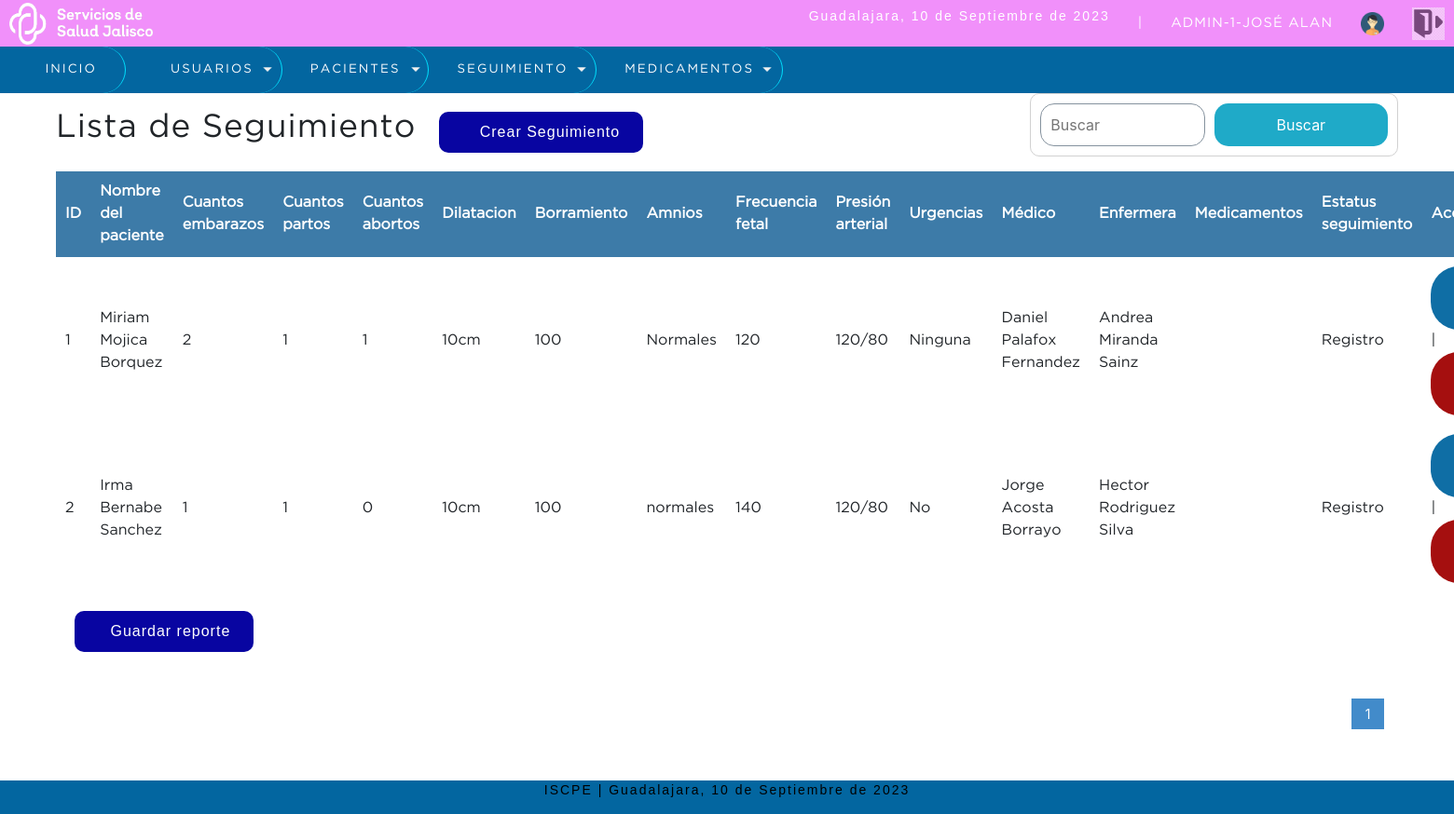
Before: /sistema/lista_seguimiento.php (signed in) with the older database file.
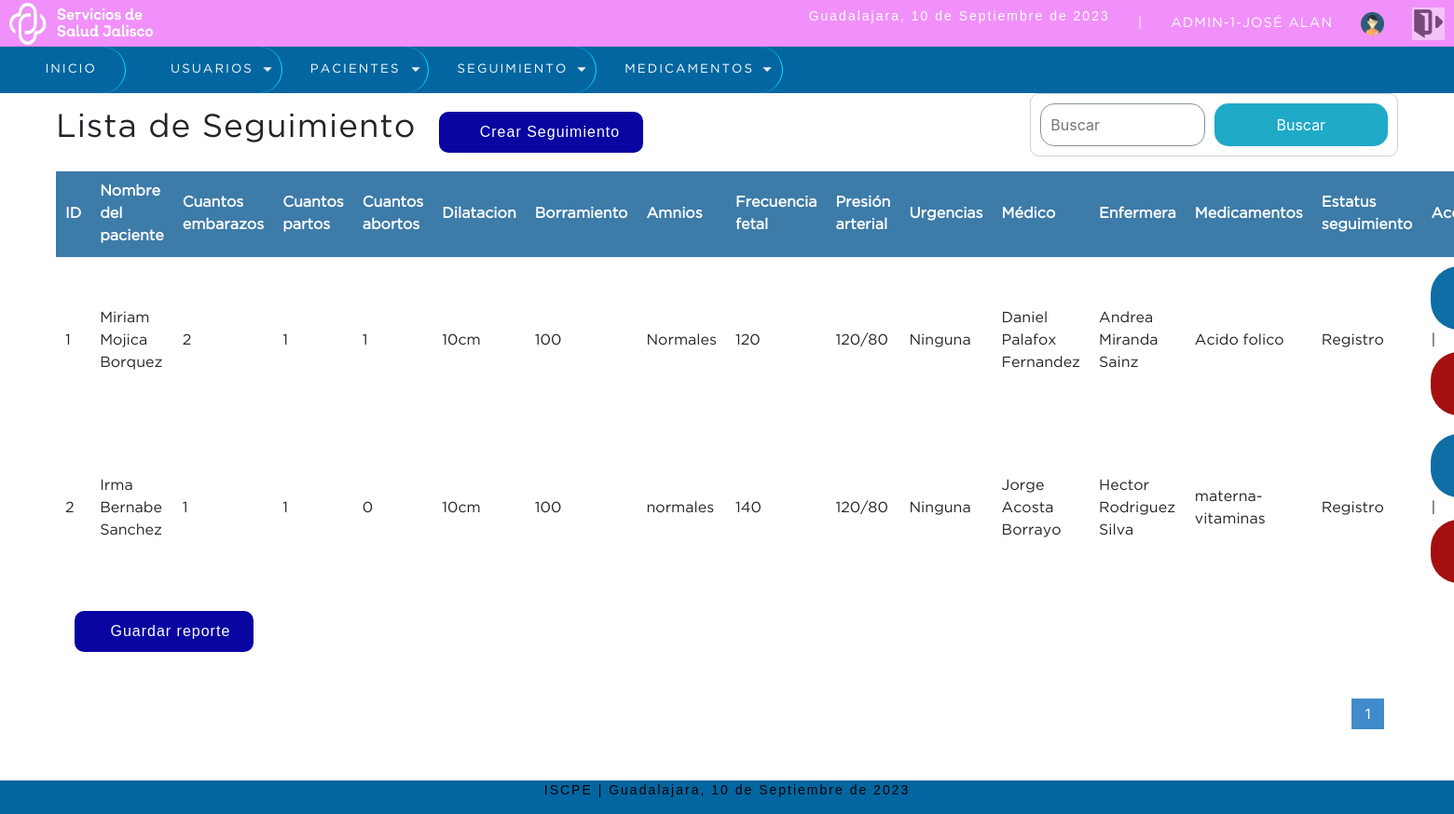
After: the same page with the newer database file.
### tables this page shows
CREATE TABLE `seguimiento` (
  `idseguimiento` int(11) NOT NULL,
  `idpaciente` int(11) NOT NULL,
  `cuantos_embarazos` tinyint(4) NOT NULL,
  `cuantos_partos` tinyint(4) NOT NULL,
  `cuantas_cesareas` tinyint(4) NOT NULL,
  `cuantos_abortos` tinyint(4) NOT NULL,
  `dilatacion` text NOT NULL,
  `borramiento` varchar(20) NOT NULL,
  `amnios` varchar(12) NOT NULL,
  `frecuencia_fetal` text DEFAULT NULL,
  `presion_arterial` text NOT NULL,
  `urgencias` text DEFAULT NULL,
  `idenfermera` int(11) NOT NULL,
  `idmedico` int(11) NOT NULL,
  `usuario_id` int(11) NOT NULL,
  `estatus_seguimiento` varchar(20) NOT NULL,
  `estatus` tinyint(1) NOT NULL DEFAULT 1
);

CREATE TABLE `pacientes` (
  `idpaciente` int(11) NOT NULL,
  `nombre` varchar(50) NOT NULL,
  `apellido_paterno` varchar(50) NOT NULL,
  `apellido_materno` varchar(50) NOT NULL,
  `hora` time NOT NULL,
  `curp` varchar(50) NOT NULL,
  `fecha_nacimiento` date NOT NULL,
  `domicilio` varchar(50) NOT NULL,
  `telefono` varchar(20) NOT NULL,
  `cod_postal` int(11) NOT NULL,
  `estatus_paciente` varchar(50) NOT NULL,
  `estatus` tinyint(1) NOT NULL DEFAULT 1,
  `idusuario` int(11) NOT NULL
);

CREATE TABLE `usuario` (
  `idusuario` int(11) NOT NULL,
  `correo` varchar(50) NOT NULL,
  `usuario` varchar(20) NOT NULL,
  `clave` varchar(50) NOT NULL,
  `rol` int(11) NOT NULL,
  `estatus` int(11) NOT NULL DEFAULT 1,
  `nombre` varchar(50) DEFAULT NULL,
  `apellido_paterno` varchar(50) DEFAULT NULL,
  `apellido_materno` varchar(50) DEFAULT NULL,
  `cedula` tinyint(4) DEFAULT NULL
);

CREATE TABLE `medicamentos` (
  `idmedicamento` int(11) NOT NULL,
  `folio` int(11) NOT NULL,
  `nombre_medicamento` varchar(50) NOT NULL,
  `via_administracion` varchar(50) NOT NULL,
  `observaciones` varchar(50) NOT NULL,
  `fecha_caducidad` date NOT NULL,
  `usuario_id` int(11) NOT NULL,
  `estatus` tinyint(1) NOT NULL DEFAULT 1
);

### sistema/includes/functions.php (called while the page is built, shortened)
<?php
    function fecha(){
      $mes = array("","Enero",
                    "Febrero",
                    "Marzo",
                    "Abril",
                    "Mayo",
                    "Junio",
                    "Julio",
                    "Agosto",
                    "Septiembre",
                    "Octubre",
                    "Noviembre",
                    "Diciembre");
        return date('d')." de ". $mes[date('n')]." de ". date('Y');
    }
?>

### sistema/lista_seguimiento.php (the view, shortened to what this page needs)
<?php
include "../conexion.php"
?>
<!DOCTYPE html>
<html lang="en">
<head>
	<?php include "includes/scripts.php"; ?>
</head>
<body>
	<?php include "includes/header.php"; ?>
	<section id="container">
		<h1>Lista de Seguimiento</h1>
		<a href="registro_seguimiento.php" class="btn_new"><i class="fa-solid fa-file-circle-plus"></i> Crear Seguimiento</a>
		<form action="buscar_seguimiento.php" method="get" class="form_search">
			<input type="text" name="busqueda" id="busqueda" placeholder="Buscar">
			<input type="submit" value="Buscar" class="btn_search">
		</form>
		<table>
			<tr>
				<th>ID</th>
				<th>Nombre del paciente</th>
				<th>Cuantos embarazos</th>
				<th>Cuantos partos</th>
				<th>Cuantos abortos</th>
				<th>Dilatacion</th>
				<th>Borramiento</th>
				<th>Amnios</th>
				<th>Frecuencia fetal</th>
				<th>Presi&oacute;n arterial</th>
				<th>Urgencias</th>
				<th>M&eacute;dico</th>
				<th>Enfermera</th>
				<th>Medicamentos</th>
				<th>Estatus seguimiento</th>
				<th>Acciones</th>
			</tr>
		<?php
			$sql_registe = mysqli_query($conection,"SELECT COUNT(*) as total_registro FROM seguimiento WHERE estatus=1");
			$result_register = mysqli_fetch_array($sql_registe);
			$total_registro = $result_register['total_registro'];
			$por_pagina = 10;
			if(empty($_GET['pagina']))
			{
				$pagina = 1;
			}else{
				$pagina = $_GET['pagina'];
			}
			$desde = ($pagina-1) * $por_pagina;
			$total_paginas = ceil($total_registro / $por_pagina);
			$query = mysqli_query($conection,"SELECT * FROM seguimiento  WHERE estatus=1 ORDER BY idseguimiento ASC LIMIT $desde, $por_pagina");
			$query_paciente = mysqli_query($conection,"SELECT p.nombre, p.apellido_paterno, p.apellido_materno FROM pacientes p  INNER JOIN seguimiento s ON p.idpaciente=s.idpaciente");
			$query_medico = mysqli_query($conection,"SELECT s.idmedico,u.nombre, u.apellido_paterno, u.apellido_materno
			FROM seguimiento s
			INNER JOIN medico m ON s.idmedico = m.idmedico
			INNER JOIN usuario u ON m.idusuario = u.idusuario");
			$query_enfermera = mysqli_query($conection,"SELECT s.idenfermera,u.nombre, u.apellido_paterno, u.apellido_materno
			FROM seguimiento s
			INNER JOIN enfermeras e ON s.idenfermera = e.idenfermeras
			INNER JOIN usuario u ON e.idusuario = u.idusuario;");
			$result = mysqli_num_rows($query);
			$result_paciente = mysqli_num_rows($query_paciente);
			$result_medico = mysqli_num_rows($query_medico);
			$result_enfermera = mysqli_num_rows($query_enfermera);
			if($result > 0 && $result_paciente>0 && $result_medico >0 && $result_enfermera >0){
				while ($data = mysqli_fetch_array($query)) {
					$data2=mysqli_fetch_array($query_paciente);
					$data3=mysqli_fetch_array($query_medico);
					$data4=mysqli_fetch_array($query_enfermera);
					$idseguimiento= (int)$data['idseguimiento'];
					$query_medicamento = mysqli_query($conection, "SELECT m.idmedicamento, m.nombre_medicamento
					FROM seguimiento_medicamento sm
					INNER JOIN medicamentos m ON sm.idmedicamento = m.idmedicamento
					WHERE sm.idseguimiento = $idseguimiento");
			$data5 =mysqli_fetch_array($query_medicamento);
			?>
				<tr>
					<td><?php echo (int)$data["idseguimiento"]; ?></td>
					<td><?php echo $data2["nombre"]." ".$data2["apellido_paterno"]." ".$data2["apellido_materno"]; ?></td>
					<td><?php echo (int)$data["cuantos_embarazos"]; ?></td>
					<td><?php echo (int)$data["cuantos_partos"]; ?></td>
					<td><?php echo (int)$data["cuantos_abortos"]; ?></td>
					<td><?php echo $data["dilatacion"]; ?></td>
					<td><?php echo $data["borramiento"]; ?></td>
					<td><?php echo $data['amnios'] ?></td>
                    <td><?php echo $data['frecuencia_fetal'] ?></td>
                    <td><?php echo $data['presion_arterial'] ?></td>
                    <td><?php echo $data['urgencias'] ?></td>
					<td><?php echo $data3['nombre']." ".$data3['apellido_paterno']." ".$data3['apellido_materno']?></td>
					<td><?php echo $data4['nombre']." ".$data4['apellido_paterno']." ".$data4['apellido_materno'] ?></td>
					<td><?php echo $data5['nombre_medicamento'] ?></td>
                    <td><?php echo $data['estatus_seguimiento'] ?></td>
					<td>
						<a class="link_edit" href="editar_seguimiento.php?idseguimiento=<?php echo $data["idseguimiento"]; ?>"><i class="fa-solid fa-pen-to-square"></i> Editar</a>
						|
						<a class="link_delete" href="eliminar_seguimiento.php?idseguimiento=<?php echo $data["idseguimiento"]; ?>"><i class="fa-solid fa-trash-can"></i> Eliminar</a>
					</td>
				</tr>
		<?php
				}
			}
		 ?>
		</table>
		<a href="reporte_seguimientos.php" class="btn_new"><i class="fa-solid fa-floppy-disk"></i>Guardar reporte</a>
		<div class="paginador">
			<ul>
			<?php
				for ($i=1; $i <= $total_paginas; $i++) {
					if($i == $pagina)
					{
						echo '<li class="pageSelected">'.$i.'</li>';
					}else{
						echo '<li><a href="?pagina='.$i.'">'.$i.'</a></li>';
					}
				}
			 ?>
			</ul>
		</div>
	</section>
	<?php include "includes/footer.php"; ?>
</body>
</html>

### sistema/includes/scripts.php (shortened to what this page needs)
<link rel="stylesheet" type="text/css" href="css/style.css">
<?php  include "functions.php"; ?>
<link rel="stylesheet" href="https://stackpath.bootstrapcdn.com/bootstrap/4.3.1/css/bootstrap.min.css">

### sistema/includes/header.php (shortened to what this page needs)
<header>
		<div class="header">
		    <img src="img/SEV.png" alt="" width="10%" height="150%">
			<div class="optionsBar">
				<p>Guadalajara, <?php echo fecha(); ?></p>
				<span>|</span>
				<span class="user"><?php echo  $_SESSION['user'].'-'.$_SESSION['rol'] .'-'.$_SESSION['nombre'];?></span>
				<img class="photouser" src="img/user.png" alt="Usuario">
				<a href="salir.php"><img class="close" src="img/salir1.png" alt="Salir del sistema" title="Salir"></a>
			</div>
		</div>
	    <?php include "nav.php"; ?>
	</header>

### sistema/includes/nav.php (shortened to what this page needs)
<nav>
			<ul>
				<li><a href="index.php"><i class="fa-solid fa-house"></i> Inicio</a></li>
				<?php
				    if($_SESSION['rol'] == 1){
				?>
				<li class="principal">
					<a href="#" ><i class="fa-solid fa-users"></i> Usuarios</a>
				</li>
				<?php } ?>
				<?php
				    if($_SESSION['rol'] == 1 || $_SESSION['rol'] == 2 || $_SESSION['rol'] == 3){
				?>
					<li class="principal">
						<a href="#">Pacientes</a>
					</li>
				<?php } ?>
				<?php
				    if($_SESSION['rol'] == 1 || $_SESSION['rol'] == 2 || $_SESSION['rol'] == 3 || $_SESSION['rol'] == 4){
				?>
				<li class="principal">
				    <a href="#">Seguimiento</a>
		        </li>
				<?php } ?>
				<li class="principal">
				    <a href="#">Medicamentos</a>
		        </li>
			</ul>
		</nav>

### sistema/includes/footer.php
<footer>
<div class="optionsBar">
<p>ISCPE | Guadalajara, <?php echo fecha(); ?></p>
</div>
</footer>

### sistema/css/style.css (style rules this page uses)
* { margin: 0; padding: 0; box-sizing: border-box; }
body { background: #fdffff; }
h1, h2, h3, h4, h5, h6 { font-family: 'GothamBook'; font-weight: bold; letter-spacing: 1px; }
h1 { font-size: 26px; }
p { font-family: 'arial'; letter-spacing: 2px; font-size: 14px; line-height: 20px; }
a { text-decoration: none; font-family: arial; letter-spacing: 1px; }
span { font-family: 'GothamBook'; letter-spacing: 1px; font-size: 14px; line-height: 20px; }
header { position: fixed; width: 100%; }
.header { color: #FFF; background: #f190fa; height: 50px; display: -webkit-flex; display: -moz-flex; display: -ms-flex; display: -o-flex; display: flex; justify-content: space-between; align-items: center; padding: 10px; }
.optionsBar { display: -webkit-flex; display: -moz-flex; display: -ms-flex; display: -o-flex; display: flex; justify-content: center; align-items: center; }
.optionsBar span { color: #FFF; font-size: 11pt; font-family: 'GothamBook'; text-transform: uppercase; margin-left: 30px; }
.photouser { margin-left: 30px; width: 25px; height: 25px; }
.close { width: 35px; height: 35px; }
.optionsBar a { display: -webkit-flex; display: -moz-flex; display: -ms-flex; display: -o-flex; display: flex; margin-left: 30px; }
nav ul { background: #0366a0; list-style: none; display: -webkit-flex; display: -moz-flex; display: -ms-flex; display: -o-flex; display: flex; justify-content: left; align-items: center; }
nav ul > li a { position: relative; }
nav a { color: #fffefe; display: block; border-radius: 30px; font-size: 10pt; font-family: 'GothamBook'; padding: 15px 30px; text-transform: uppercase; letter-spacing: 2px; transition: background .5s; border-right: 1px solid #01e1ff; }
nav .principal > a { background: url(../images/arrow_bottom.png) no-repeat; border-radius: 30px; background-position-x: 0%; background-position-y: 0%; background-size: auto auto; background-position: 94% center; background-size: 10px; }
#container { padding: 100px 60px 60px; }
form { background: #f3eff3fd; margin: auto; padding: 70px 80px; border: 1px solid #d1d1d1; }
input,select { display: block; width: 100%; font-size: 15pt; padding: 10px; border: 1px solid #85929e; border-radius: 15px; }
#container h1 { font-size: 35px; display: inline-block; }
.btn_new { display: inline-block; background: #0805a1; color: #FFF; padding: 10px 25px; border-radius: 10px; margin: 20px; }
table { border-collapse: collapse; font-size: 12pt; font-family: 'GothamBook'; width: 100%; }
table th { text-align: left; padding: 10px; background: #3d7ba8; color: #FFF; }
table tr:nth-child(odd) { background: #FFF; }
table td { padding: 10px; }
.link_edit { background-color: #0f6ea5; border-radius: 30px; border: none; color: white; padding: 10px 30px; text-align: center; text-decoration: none; display: inline-block; font-size: 16px; }
.link_delete { background-color: #a50f0f; border-radius: 30px; border: none; color: white; padding: 10px 30px; text-align: center; text-decoration: none; display: inline-block; font-size: 16px; }
.paginador ul { padding: 15px; list-style: none; background: #FFF; margin-top: 15px; display: -webkit-flex; display: -moz-flex; display: -ms-flex; display: -o-flex; display: flex; justify-content: flex-end; }
.paginador a, .pageSelected { color: #07afda; border: 1px solid #ddd; padding: 5px; display: inline-block; font-size: 14px; text-align: center; width: 35px; }
.pageSelected { color: #FFF; background: #428bca; border: 1px solid #428bca; }
.form_search { display: -webkit-flex; display: -moz-flex; display: -ms-flex; display: -o-flex; display: flex; float: right; background: initial; padding: 10px; border-radius: 10px; }
.form_search .btn_search { background: #1faac8; color: #FFF; padding: 0 20px; border: 0; cursor: pointer; margin-left: 10px; }
footer { position: fixed; left: 0; bottom: 0; width: 100%; background: #0366a0; color:#000000; }

Changed rows visible on the page:
shown differently, row unchanged: seguimiento "Normales": medicamentos.nombre_medicamento (not shown) → "Acido folico"
changed seguimiento "normales": urgencias "No" → "Ninguna"; medicamentos.nombre_medicamento (not shown) → "materna-vitaminas"
